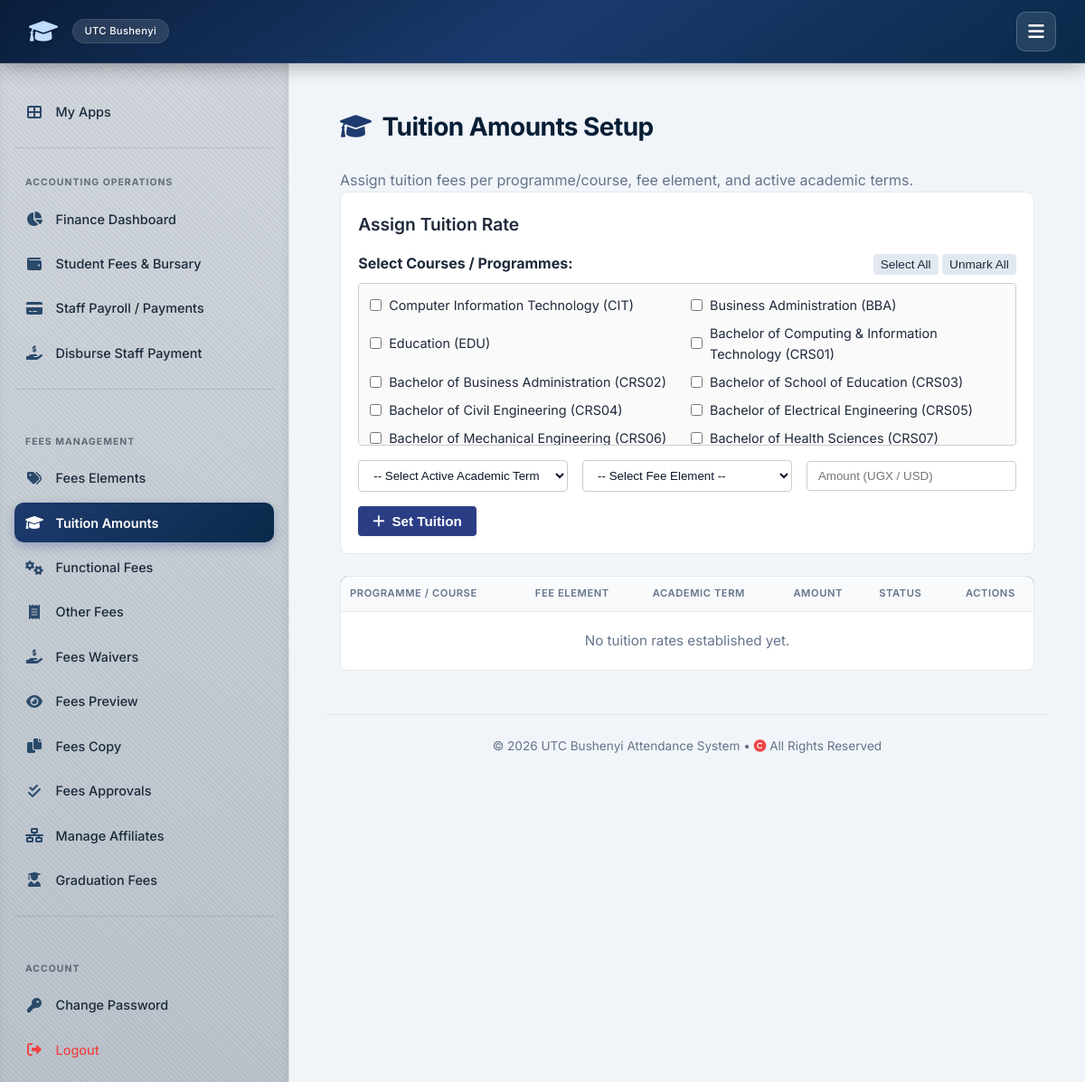
Page /fees/tuition/ (signed in) on the earlier database version.
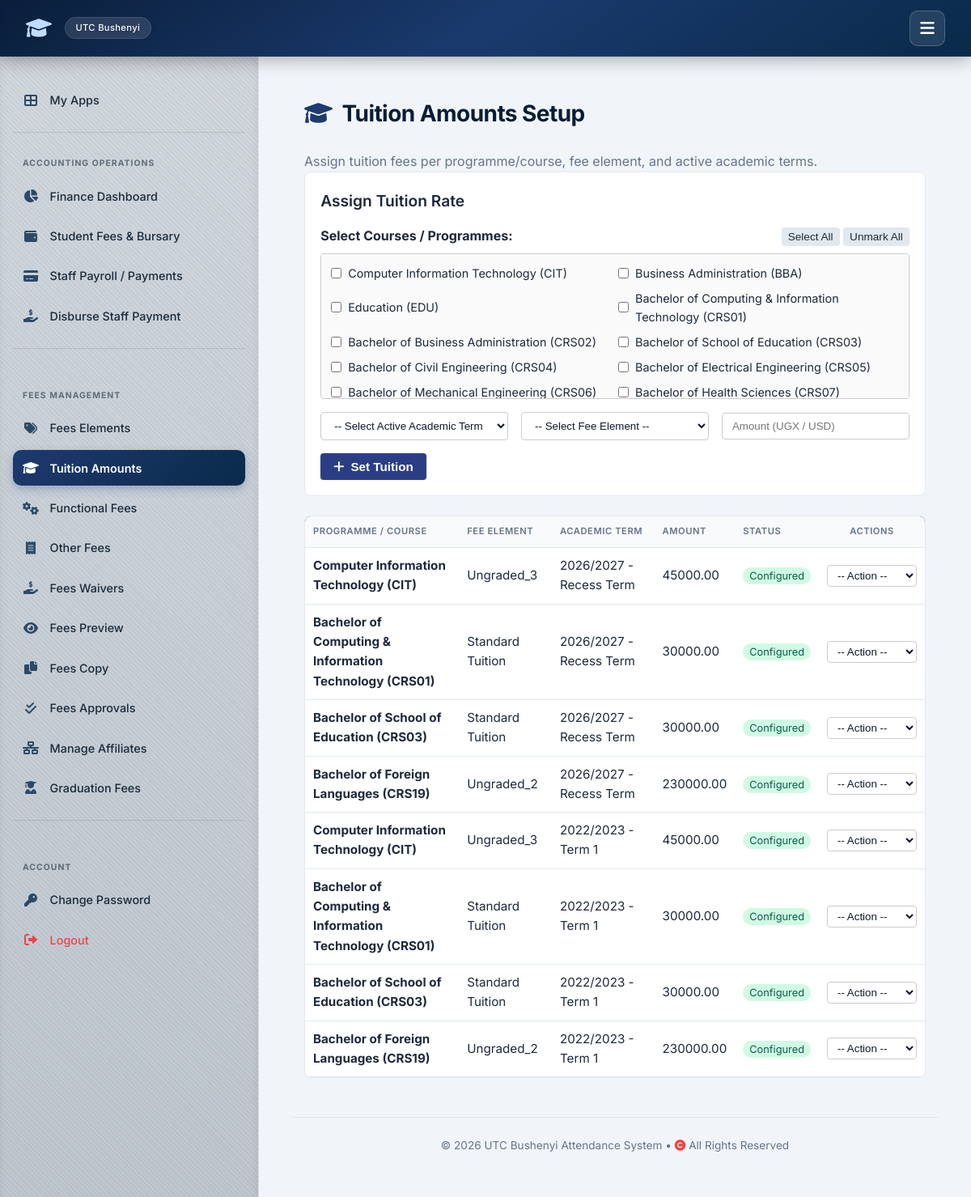
Same page on the later database version.
### attendance/models.py (models this page shows, shortened)
class Course(models.Model):
    code = models.CharField(max_length=20, primary_key=True)
    name = models.CharField(max_length=255)
    department = models.ForeignKey(Department, on_delete=models.SET_NULL, null=True, blank=True, related_name='courses')

class TuitionAmount(models.Model):
    course = models.ForeignKey(Course, on_delete=models.CASCADE, related_name='tuition_amounts')
    term = models.ForeignKey(AcademicTerm, on_delete=models.CASCADE, related_name='tuition_amounts')
    fee_element = models.ForeignKey(FeeElement, on_delete=models.CASCADE, related_name='tuition_amounts', null=True, blank=True)
    amount = models.DecimalField(max_digits=12, decimal_places=2, default=Decimal('0.00'))
    is_approved = models.BooleanField(default=False)
    class Meta:
        unique_together = ('course', 'term', 'fee_element')

class FeeElement(models.Model):
    ELEMENT_TYPES = [
        ('TUITION', 'Tuition Fee'),
        ('FUNCTIONAL', 'Functional Fee'),
        ('OTHER', 'Other / Sundry Fee'),
        ('GRADUATION', 'Graduation Fee'),
    ]
    code = models.CharField(max_length=30, unique=True)
    name = models.CharField(max_length=255)
    fee_type = models.CharField(max_length=20, choices=ELEMENT_TYPES, default='FUNCTIONAL')
    description = models.TextField(blank=True, null=True)
    is_active = models.BooleanField(default=True)

class AcademicTerm(models.Model):
    TERM_CHOICES = [
        ('TERM_1', 'Term 1'),
        ('TERM_2', 'Term 2'),
        ('TERM_3', 'Term 3'),
        ('RECESS', 'Recess Term'),
    ]
    academic_year = models.CharField(max_length=9, help_text="E.g., 2025/2026")
    term = models.CharField(max_length=10, choices=TERM_CHOICES)
    start_date = models.DateField()
    end_date = models.DateField()
    is_current = models.BooleanField(default=False)
    class Meta:
        unique_together = ('academic_year', 'term')
        verbose_name = "Academic Term"
    def __str__(self):
        return f"{self.academic_year} - {self.get_term_display()}"

### attendance/views_admin.py (the view, shortened to what this page needs)
# urls.py: path('fees/tuition/', views_admin.tuition_amounts, name='tuition_amounts'),
@login_required
def tuition_amounts(request):
    tuitions = TuitionAmount.objects.select_related('course', 'term').all()
    courses = Course.objects.all()
    terms = AcademicTerm.objects.filter(is_current=True)
    fee_elements = FeeElement.objects.all()
    context = {
        'tuitions': tuitions,
        'courses': courses,
        'terms': terms,
        'fee_elements': fee_elements,
        'active_tab': 'tuition'
    }
    return render(request, 'attendance/tuition_amounts.html', context)

### templates/attendance/tuition_amounts.html (shortened to what this page needs)
{% extends 'attendance/base.html' %}
{% block content %}
{% block sidebar %}
{% include "attendance/sidebar.html" %}
{% endblock %}
<div style="display: flex; gap: 1.5rem;">
    <div style="flex: 1; padding: 1rem;">
        <h2><i class="fas fa-graduation-cap"></i> Tuition Amounts Setup</h2>
        <p style="color: var(--text-muted);">Assign tuition fees per programme/course, fee element, and active academic terms.</p>
        <div style="margin-bottom: 1.5rem; background: #ffffff; padding: 1.2rem; border-radius: 8px; border: 1px solid var(--border);">
            <h3>Assign Tuition Rate</h3>
            <form method="POST" style="display: flex; flex-direction: column; gap: 1rem; margin-top: 1rem;">
                <div>
                    <div style="display: flex; justify-content: space-between; align-items: center; margin-bottom: 0.5rem;">
                        <label style="font-weight: bold; color: #1e293b;">Select Courses / Programmes:</label>
                        <div>
                            <button type="button" onclick="selectAllCourses(true)" class="action-btn" style="background: #e2e8f0; color: #1e293b;">Select All</button>
                            <button type="button" onclick="selectAllCourses(false)" class="action-btn" style="background: #e2e8f0; color: #1e293b;">Unmark All</button>
                        </div>
                    </div>
                    <div class="course-grid">
                        {% for c in courses %}
                        <label class="course-item">
                            <input type="checkbox" name="courses" value="{{ c.code }}" class="course-checkbox">
                            <span>{{ c.name }} ({{ c.code }})</span>
                        </label>
                        {% empty %}
                        <p style="color: #64748b; margin: 0;">No courses registered.</p>
                        {% endfor %}
                    </div>
                </div>
                <div style="display: flex; gap: 1rem; flex-wrap: wrap; align-items: center;">
                    <select name="term" required style="padding: 8px 12px; border-radius: 4px; border: 1px solid #ccc; flex: 1; min-width: 200px;">
                        <option value="" style="color: #0f172a; background-color: #ffffff;">-- Select Active Academic Term --</option>
                    </select>
                    <select name="fee_element" required style="padding: 8px 12px; border-radius: 4px; border: 1px solid #ccc; flex: 1; min-width: 200px;">
                        <option value="" style="color: #0f172a; background-color: #ffffff;">-- Select Fee Element --</option>
                    </select>
                    <input type="number" step="0.01" name="amount" placeholder="Amount (UGX / USD)" required style="padding: 8px 12px; border-radius: 4px; border: 1px solid #ccc; flex: 1; min-width: 160px;">
                    <button type="submit" class="btn" style="background: #2b3e85; color: white; padding: 8px 16px; border-radius: 4px; border: none; cursor: pointer; white-space: nowrap;">
                        <i class="fas fa-plus"></i> Set Tuition
                    </button>
                </div>
            </form>
        </div>
        <div style="background: #ffffff; border: 1px solid var(--border); border-radius: 8px; overflow: hidden;">
            <table style="width: 100%; border-collapse: collapse;">
                <thead>
                    <tr style="background: #2b3e85; color: white; text-align: left;">
                        <th style="padding: 10px;">Programme / Course</th>
                        <th style="padding: 10px;">Fee Element</th>
                        <th style="padding: 10px;">Academic Term</th>
                        <th style="padding: 10px;">Amount</th>
                        <th style="padding: 10px;">Status</th>
                        <th style="padding: 10px; text-align: center;">Actions</th>
                    </tr>
                </thead>
                <tbody>
                    {% for t in tuitions %}
                    <tr style="border-bottom: 1px solid #e2e8f0; color: #1e293b;">
                        <td style="padding: 10px; font-weight: bold;">{{ t.course.name }} ({{ t.course.code }})</td>
                        <td style="padding: 10px;">{{ t.fee_element.name|default:"Standard Tuition" }}</td>
                        <td style="padding: 10px;">{{ t.term }}</td>
                        <td style="padding: 10px;">{{ t.amount }}</td>
                        <td style="padding: 10px;">
                            <span style="padding: 3px 8px; border-radius: 12px; font-size: 0.8rem; background: #d1fae5; color: #065f46;">Configured</span>
                        </td>
                        <td style="padding: 10px; text-align: center;">
                            <select onchange="handleAction(this, '{{ t.id }}', '{{ t.amount }}', '{{ t.course.name|escapejs }}', '{{ t.fee_element_id }}')" style="padding: 4px 8px; border-radius: 4px; border: 1px solid #ccc; cursor: pointer;">
                                <option value="">-- Action --</option>
                            </select>
                        </td>
                    </tr>
                    {% empty %}
                    <tr>
                        <td colspan="6" style="padding: 20px; text-align: center; color: #64748b;">No tuition rates established yet.</td>
                    </tr>
                    {% endfor %}
                </tbody>
            </table>
        </div>
    </div>
</div>
{% endblock %}

### templates/attendance/base.html (shortened to what this page needs)
{% load static %}
<!DOCTYPE html>
<html lang="en">
<head>
    <link rel="stylesheet" href="https://cdnjs.cloudflare.com/ajax/libs/font-awesome/6.0.0-beta3/css/all.min.css" />
    <link rel="stylesheet" href="{% static 'style.css' %}">
</head>
<body>
    <nav>
        <div class="nav-brand-container">
            <a href="{% url 'attendance:home' %}" class="nav-brand">
                <i class="fas fa-graduation-cap"></i>
                <span>UTC Bushenyi</span>
            </a>
        </div>
        <button class="universal-menu-btn" id="universalMenuBtn" aria-label="Toggle menu">
            <i class="fas fa-bars"></i>
        </button>
    </nav>
    <div class="app-layout" id="appLayout">
        {% block sidebar %}{% endblock %}
        <main class="main-content">
            {% block content %}{% endblock %}
            <div class="footer">
                &copy; 2026 UTC Bushenyi Attendance System &bull; <i class="fas fa-copyright" style="color:#ef4444;"></i> All Rights Reserved
            </div>
        </main>
    </div>
</body>
</html>

### templates/attendance/sidebar.html (shortened to what this page needs)
{% load static %}
{% if user.is_authenticated %}
<aside class="sidebar" id="sidebarContainer">
    <a href="{% url 'attendance:my_apps' %}" class="sidebar-link {% if request.resolver_match.url_name == 'my_apps' %}active{% endif %}">
        <i class="fas fa-th-large"></i> My Apps
    </a>
    {% if 'students' in request.path or 'student' in request.path or request.resolver_match.url_name in 'manage_students,edit_student,delete_student,bulk_upload_students,student_dashboard,download_student_report,download_attendance_card' %}
        <span class="sidebar-divider"></span>
        <div class="sidebar-heading">Student Operations</div>
        <a href="{% url 'attendance:manage_students' %}" class="sidebar-link {% if request.resolver_match.url_name == 'manage_students' %}active{% endif %}">
            <i class="fas fa-users"></i> All Students List
        </a>
    {% elif 'finance' in request.path or 'fees' in request.path or 'staff-payments' in request.path or 'accountant' in request.path or request.resolver_match.url_name in 'accountant_dashboard,fees_dashboard,staff_payments_dashboard,record_payment_attempt,disburse_payment,confirm_student_payment,edit_fee_transaction,delete_fee_transaction,edit_staff_payment,delete_staff_payment,fees_elements,tuition_amounts,functional_fees,other_fees,fees_waivers,fees_preview,fees_copy,fees_approvals,manage_affiliates,graduation_fees' %}
        <span class="sidebar-divider"></span>
        <div class="sidebar-heading">Accounting Operations</div>
        {% if user.role == 'ACCOUNTANT' or user.role == 'ADMIN' or user.is_staff %}
            <a href="{% url 'attendance:accountant_dashboard' %}" class="sidebar-link {% if request.resolver_match.url_name == 'accountant_dashboard' %}active{% endif %}">
                <i class="fas fa-chart-pie"></i> Finance Dashboard
            </a>
        {% endif %}
        <a href="{% url 'attendance:fees_dashboard' %}" class="sidebar-link {% if request.resolver_match.url_name == 'fees_dashboard' %}active{% endif %}">
            <i class="fas fa-wallet"></i> Student Fees & Bursary
        </a>
        <a href="{% url 'attendance:staff_payments_dashboard' %}" class="sidebar-link {% if request.resolver_match.url_name == 'staff_payments_dashboard' %}active{% endif %}">
            <i class="fas fa-credit-card"></i> Staff Payroll / Payments
        </a>
        {% if user.role == 'ACCOUNTANT' or user.role == 'ADMIN' or user.is_staff %}
            <a href="{% url 'attendance:disburse_payment' %}" class="sidebar-link {% if request.resolver_match.url_name == 'disburse_payment' %}active{% endif %}">
                <i class="fas fa-hand-holding-usd"></i> Disburse Staff Payment
            </a>
        {% endif %}
        <span class="sidebar-divider"></span>
        <div class="sidebar-heading">Fees Management</div>
        <a href="{% url 'attendance:fees_elements' %}" class="sidebar-link {% if request.resolver_match.url_name == 'fees_elements' or active_tab == 'elements' %}active{% endif %}">
            <i class="fas fa-tags"></i> Fees Elements
        </a>
        <a href="{% url 'attendance:tuition_amounts' %}" class="sidebar-link {% if request.resolver_match.url_name == 'tuition_amounts' or active_tab == 'tuition' %}active{% endif %}">
            <i class="fas fa-graduation-cap"></i> Tuition Amounts
        </a>
        <a href="{% url 'attendance:functional_fees' %}" class="sidebar-link {% if request.resolver_match.url_name == 'functional_fees' or active_tab == 'functional' %}active{% endif %}">
            <i class="fas fa-cogs"></i> Functional Fees
        </a>
        <a href="{% url 'attendance:other_fees' %}" class="sidebar-link {% if request.resolver_match.url_name == 'other_fees' or active_tab == 'other' %}active{% endif %}">
            <i class="fas fa-receipt"></i> Other Fees
        </a>
        <a href="{% url 'attendance:fees_waivers' %}" class="sidebar-link {% if request.resolver_match.url_name == 'fees_waivers' or active_tab == 'waivers' %}active{% endif %}">
            <i class="fas fa-hand-holding-usd"></i> Fees Waivers
        </a>
        <a href="{% url 'attendance:fees_preview' %}" class="sidebar-link {% if request.resolver_match.url_name == 'fees_preview' or active_tab == 'preview' %}active{% endif %}">
            <i class="fas fa-eye"></i> Fees Preview
        </a>
        <a href="{% url 'attendance:fees_copy' %}" class="sidebar-link {% if request.resolver_match.url_name == 'fees_copy' or active_tab == 'copy' %}active{% endif %}">
            <i class="fas fa-copy"></i> Fees Copy
        </a>
        <a href="{% url 'attendance:fees_approvals' %}" class="sidebar-link {% if request.resolver_match.url_name == 'fees_approvals' or active_tab == 'approvals' %}active{% endif %}">
            <i class="fas fa-check-double"></i> Fees Approvals
        </a>
        <a href="{% url 'attendance:manage_affiliates' %}" class="sidebar-link {% if request.resolver_match.url_name == 'manage_affiliates' or active_tab == 'affiliates' %}active{% endif %}">
            <i class="fas fa-network-wired"></i> Manage Affiliates
        </a>
        <a href="{% url 'attendance:graduation_fees' %}" class="sidebar-link {% if request.resolver_match.url_name == 'graduation_fees' or active_tab == 'graduation' %}active{% endif %}">
            <i class="fas fa-user-graduate"></i> Graduation Fees
        </a>
    {% endif %}
    <span class="sidebar-divider"></span>
    <div class="sidebar-heading">Account</div>
    <a href="{% url 'attendance:change_password' %}" class="sidebar-link {% if request.resolver_match.url_name == 'change_password' %}active{% endif %}">
        <i class="fas fa-key"></i> Change Password
    </a>
    <a href="{% url 'attendance:logout' %}" class="sidebar-link" style="color:var(--danger);">
        <i class="fas fa-sign-out-alt" style="color:var(--danger);"></i> Logout
    </a>
</aside>
{% endif %}

Differences in the rows shown:
added TuitionAmount: course.name "Computer Information Technology", course.code "CIT", fee_element.name "Ungraded_3", term "2026/2027 - Recess Term", amount "45000.00"
added TuitionAmount: course.name "Bachelor of Computing & Information Technology", course.code "CRS01", fee_element.name "Standard Tuition", term "2026/2027 - Recess Term", amount "30000.00"
added TuitionAmount: course.name "Bachelor of School of Education", course.code "CRS03", fee_element.name "Standard Tuition", term "2026/2027 - Recess Term", amount "30000.00"
added TuitionAmount: course.name "Bachelor of Foreign Languages", course.code "CRS19", fee_element.name "Ungraded_2", term "2026/2027 - Recess Term", amount "230000.00"
added TuitionAmount: course.name "Computer Information Technology", course.code "CIT", fee_element.name "Ungraded_3", term "2022/2023 - Term 1", amount "45000.00"
added TuitionAmount: course.name "Bachelor of Computing & Information Technology", course.code "CRS01", fee_element.name "Standard Tuition", term "2022/2023 - Term 1", amount "30000.00"
added TuitionAmount: course.name "Bachelor of School of Education", course.code "CRS03", fee_element.name "Standard Tuition", term "2022/2023 - Term 1", amount "30000.00"
added TuitionAmount: course.name "Bachelor of Foreign Languages", course.code "CRS19", fee_element.name "Ungraded_2", term "2022/2023 - Term 1", amount "230000.00"
Other differences:
text no longer shown: "No tuition rates established yet."
